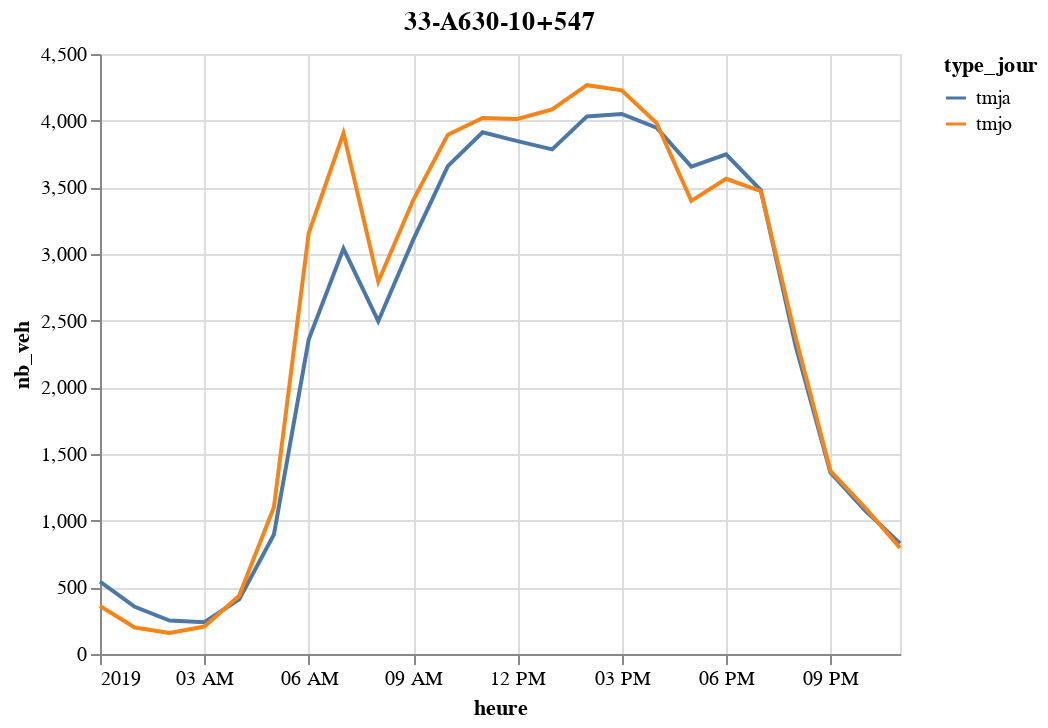

Write notebook code for a chart like this one.
### Code cell
vi.GraphJourneeType(df,'33-A630-10+547')

### Figure 1 — Vega-Lite specification as saved in the notebook (floating-point values rounded to 4 significant figures)
{"config": {"view": {"continuousWidth": 400, "continuousHeight": 300}}, "data": {"name": "data-7e79fe51a9ff47bbee2be7923cb527f5"}, "mark": "line", "encoding": {"color": {"type": "nominal", "field": "type_jour"}, "x": {"type": "temporal", "field": "heure"}, "y": {"type": "quantitative", "field": "nb_veh"}}, "title": "33-A630-10+547", "$schema": "https://vega.github.io/schema/vega-lite/v4.8.1.json", "datasets": {"data-7e79fe51a9ff47bbee2be7923cb527f5": [{"id_comptag": "33-A630-10+547", "heure": "2019-01-01T00:00:00", "nb_veh": 542, "type_jour": "tmja"}, {"id_comptag": "33-A630-10+547", "heure": "2019-01-01T01:00:00", "nb_veh": 354, "type_jour": "tmja"}, {"id_comptag": "33-A630-10+547", "heure": "2019-01-01T02:00:00", "nb_veh": 251, "type_jour": "tmja"}, {"id_comptag": "33-A630-10+547", "heure": "2019-01-01T03:00:00", "nb_veh": 239, "type_jour": "tmja"}, {"id_comptag": "33-A630-10+547", "heure": "2019-01-01T04:00:00", "nb_veh": 410, "type_jour": "tmja"}, {"id_comptag": "33-A630-10+547", "heure": "2019-01-01T05:00:00", "nb_veh": 896, "type_jour": "tmja"}, {"id_comptag": "33-A630-10+547", "heure": "2019-01-01T06:00:00", "nb_veh": 2358, "type_jour": "tmja"}, {"id_comptag": "33-A630-10+547", "heure": "2019-01-01T07:00:00", "nb_veh": 3041, "type_jour": "tmja"}, {"id_comptag": "33-A630-10+547", "heure": "2019-01-01T08:00:00", "nb_veh": 2496, "type_jour": "tmja"}, {"id_comptag": "33-A630-10+547", "heure": "2019-01-01T09:00:00", "nb_veh": 3104, "type_jour": "tmja"}, {"id_comptag": "33-A630-10+547", "heure": "2019-01-01T10:00:00", "nb_veh": 3659, "type_jour": "tmja"}, {"id_comptag": "33-A630-10+547", "heure": "2019-01-01T11:00:00", "nb_veh": 3913, "type_jour": "tmja"}, {"id_comptag": "33-A630-10+547", "heure": "2019-01-01T12:00:00", "nb_veh": 3847, "type_jour": "tmja"}, {"id_comptag": "33-A630-10+547", "heure": "2019-01-01T13:00:00", "nb_veh": 3785, "type_jour": "tmja"}, {"id_comptag": "33-A630-10+547", "heure": "2019-01-01T14:00:00", "nb_veh": 4032, "type_jour": "tmja"}, {"id_comptag": "33-A630-10+547", "heure": "2019-01-01T15:00:00", "nb_veh": 4050, "type_jour": "tmja"}, {"id_comptag": "33-A630-10+547", "heure": "2019-01-01T16:00:00", "nb_veh": 3948, "type_jour": "tmja"}, {"id_comptag": "33-A630-10+547", "heure": "2019-01-01T17:00:00", "nb_veh": 3655, "type_jour": "tmja"}, {"id_comptag": "33-A630-10+547", "heure": "2019-01-01T18:00:00", "nb_veh": 3747, "type_jour": "tmja"}, {"id_comptag": "33-A630-10+547", "heure": "2019-01-01T19:00:00", "nb_veh": 3478, "type_jour": "tmja"}, {"id_comptag": "33-A630-10+547", "heure": "2019-01-01T20:00:00", "nb_veh": 2309, "type_jour": "tmja"}, {"id_comptag": "33-A630-10+547", "heure": "2019-01-01T21:00:00", "nb_veh": 1361, "type_jour": "tmja"}, {"id_comptag": "33-A630-10+547", "heure": "2019-01-01T22:00:00", "nb_veh": 1076, "type_jour": "tmja"}, {"id_comptag": "33-A630-10+547", "heure": "2019-01-01T23:00:00", "nb_veh": 830, "type_jour": "tmja"}, {"id_comptag": "33-A630-10+547", "heure": "2019-01-01T00:00:00", "nb_veh": 360, "type_jour": "tmjo"}, {"id_comptag": "33-A630-10+547", "heure": "2019-01-01T01:00:00", "nb_veh": 199, "type_jour": "tmjo"}, {"id_comptag": "33-A630-10+547", "heure": "2019-01-01T02:00:00", "nb_veh": 157, "type_jour": "tmjo"}, {"id_comptag": "33-A630-10+547", "heure": "2019-01-01T03:00:00", "nb_veh": 206, "type_jour": "tmjo"}, {"id_comptag": "33-A630-10+547", "heure": "2019-01-01T04:00:00", "nb_veh": 437, "type_jour": "tmjo"}, {"id_comptag": "33-A630-10+547", "heure": "2019-01-01T05:00:00", "nb_veh": 1101, "type_jour": "tmjo"}, {"id_comptag": "33-A630-10+547", "heure": "2019-01-01T06:00:00", "nb_veh": 3155, "type_jour": "tmjo"}, {"id_comptag": "33-A630-10+547", "heure": "2019-01-01T07:00:00", "nb_veh": 3906, "type_jour": "tmjo"}, {"id_comptag": "33-A630-10+547", "heure": "2019-01-01T08:00:00", "nb_veh": 2792, "type_jour": "tmjo"}, {"id_comptag": "33-A630-10+547", "heure": "2019-01-01T09:00:00", "nb_veh": 3401, "type_jour": "tmjo"}, {"id_comptag": "33-A630-10+547", "heure": "2019-01-01T10:00:00", "nb_veh": 3895, "type_jour": "tmjo"}, {"id_comptag": "33-A630-10+547", "heure": "2019-01-01T11:00:00", "nb_veh": 4020, "type_jour": "tmjo"}, {"id_comptag": "33-A630-10+547", "heure": "2019-01-01T12:00:00", "nb_veh": 4013, "type_jour": "tmjo"}, {"id_comptag": "33-A630-10+547", "heure": "2019-01-01T13:00:00", "nb_veh": 4085, "type_jour": "tmjo"}, {"id_comptag": "33-A630-10+547", "heure": "2019-01-01T14:00:00", "nb_veh": 4266, "type_jour": "tmjo"}, {"id_comptag": "33-A630-10+547", "heure": "2019-01-01T15:00:00", "nb_veh": 4228, "type_jour": "tmjo"}, {"id_comptag": "33-A630-10+547", "heure": "2019-01-01T16:00:00", "nb_veh": 3983, "type_jour": "tmjo"}, {"id_comptag": "33-A630-10+547", "heure": "2019-01-01T17:00:00", "nb_veh": 3398, "type_jour": "tmjo"}, {"id_comptag": "33-A630-10+547", "heure": "2019-01-01T18:00:00", "nb_veh": 3564, "type_jour": "tmjo"}, {"id_comptag": "33-A630-10+547", "heure": "2019-01-01T19:00:00", "nb_veh": 3471, "type_jour": "tmjo"}, {"id_comptag": "33-A630-10+547", "heure": "2019-01-01T20:00:00", "nb_veh": 2374, "type_jour": "tmjo"}, {"id_comptag": "33-A630-10+547", "heure": "2019-01-01T21:00:00", "nb_veh": 1374, "type_jour": "tmjo"}, {"id_comptag": "33-A630-10+547", "heure": "2019-01-01T22:00:00", "nb_veh": 1097, "type_jour": "tmjo"}, {"id_comptag": "33-A630-10+547", "heure": "2019-01-01T23:00:00", "nb_veh": 796, "type_jour": "tmjo"}]}}
